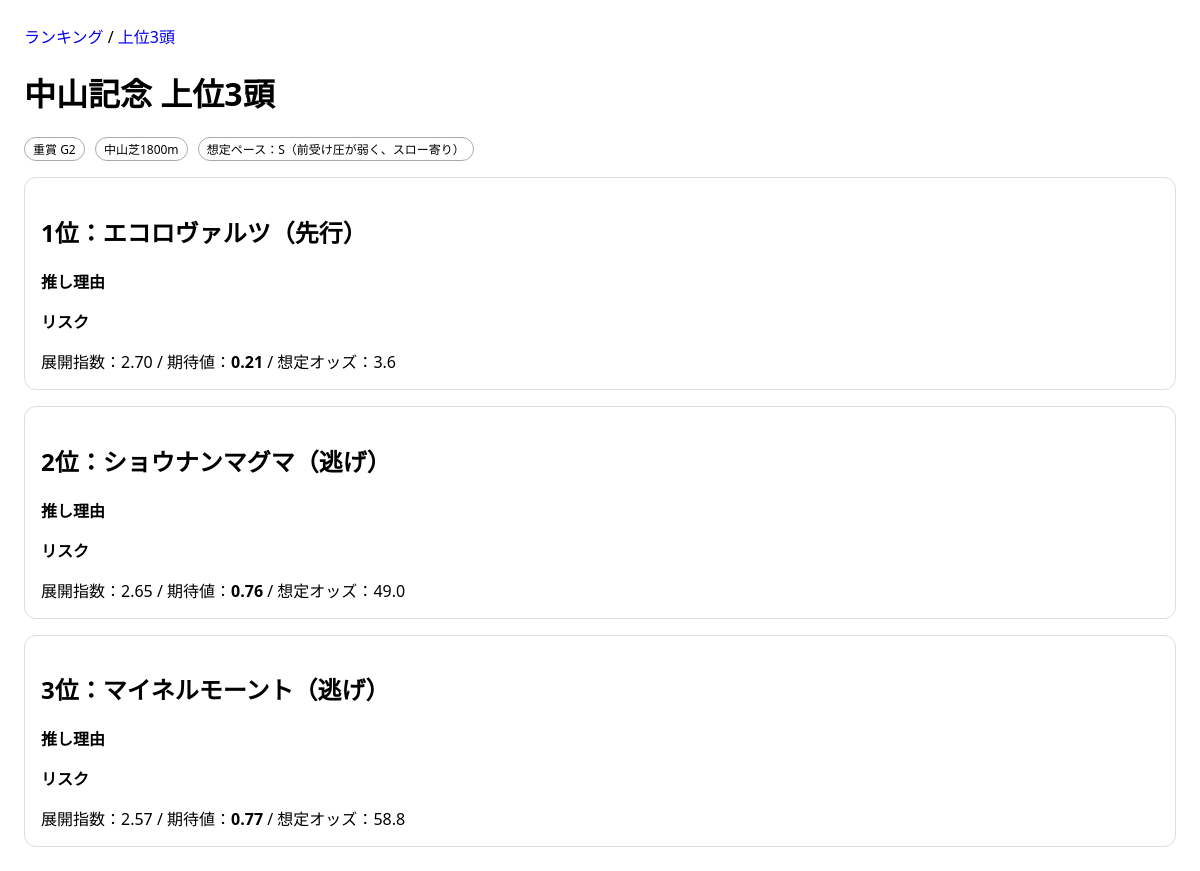
The page /top/ on the database as committed earlier.
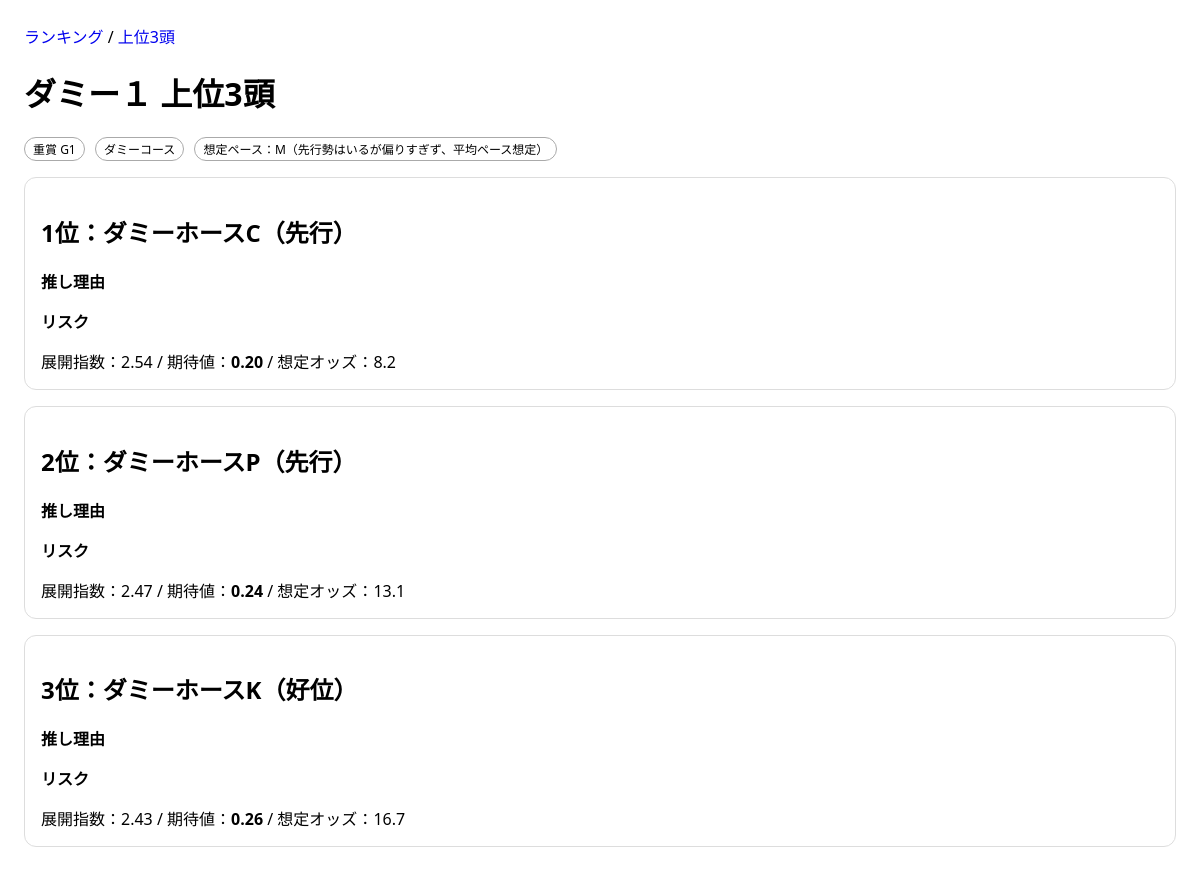
The same page on the database as committed later.
### keibaapp_1/models.py (models this page shows, shortened)
class Race(models.Model):
    GRADE_CHOICES = [("G1", "G1"), ("G2", "G2"), ("G3", "G3")]
    name = models.CharField(max_length=100)
    race_date = models.DateField()
    course = models.CharField(max_length=100)  # 例：東京 ダ1600
    grade = models.CharField(max_length=2, choices=GRADE_CHOICES)
    track_condition = models.CharField(max_length=10, blank=True, default="")  # 良/稍/重/不
    pace = models.CharField(max_length=1, blank=True, default="")  # S/M/H
    pace_comment = models.CharField(max_length=100, blank=True, default="")
    created_at = models.DateTimeField(auto_now_add=True)

class HorseEntry(models.Model):
    RUN_STYLE_CHOICES = [
        ("NIGE", "逃げ"),
        ("SENKO", "先行"),
        ("KOUI", "好位"),
        ("SASHI", "差し"),
        ("OIKOMI", "追込"),
        ("UNKNOWN", "不明"),
    ]
    race = models.ForeignKey(Race, on_delete=models.CASCADE, related_name="entries")
    horse_name = models.CharField(max_length=100)
    gate = models.PositiveIntegerField(default=0)    # 枠
    number = models.PositiveIntegerField(default=0)  # 馬番
    jockey = models.CharField(max_length=100, blank=True, default="")
    run_style = models.CharField(max_length=10, choices=RUN_STYLE_CHOICES, default="UNKNOWN")
    last1_agari_rank = models.PositiveIntegerField(null=True, blank=True)
    last2_agari_rank = models.PositiveIntegerField(null=True, blank=True)
    last3_agari_rank = models.PositiveIntegerField(null=True, blank=True)
    last1_agari_3f = models.FloatField(null=True, blank=True)
    last2_agari_3f = models.FloatField(null=True, blank=True)
    last3_agari_3f = models.FloatField(null=True, blank=True)
    last1_field_size = models.PositiveIntegerField(null=True, blank=True)
    last2_field_size = models.PositiveIntegerField(null=True, blank=True)
    last3_field_size = models.PositiveIntegerField(null=True, blank=True)
    last1_corner4_pos = models.PositiveIntegerField(null=True, blank=True)
    last2_corner4_pos = models.PositiveIntegerField(null=True, blank=True)
    last3_corner4_pos = models.PositiveIntegerField(null=True, blank=True)
    expected_odds = models.FloatField(null=True, blank=True)
    created_at = models.DateTimeField(auto_now_add=True)

### keibaapp_1/views.py (the view)
# urls.py: path("top/", views.top3_db),
def top3_db(request):
    race = get_selected_or_current_race(request)
    if not race:
        return render(request, "keibaapp_1/race_empty.html")
    entries = list(race.entries.all())
    analysis = analyze_entries(entries)
    rows_sorted = analysis["results"][:3]
    rows = []
    for i, r in enumerate(rows_sorted, start=1):
        rows.append({
            "rank": i,
            "horse_name": r["horse_name"],
            "style": display_run_style(r["run_style"]),
            "corner4_index": r["corner4_index"],
            "tempo": r["tempo"],
            "win_prob": r["pseudo_win_prob"],
            "ev": r["value_index"],
            "odds": r["expected_odds"],
        })
    return render(request, "keibaapp_1/top3_mock.html", {
        "race": {
            "name": race.name,
            "grade": race.grade,
            "course": race.course,
            "pace": analysis["pace"],
            "pace_comment": analysis["pace_comment"],
        },
        "rows": rows
    })

### keibaapp_1/services.py (called while the page is built)
def agari_rank_score(e: HorseEntry) -> Optional[int]:
    ranks = [
        e.last1_agari_rank,
        e.last2_agari_rank,
        e.last3_agari_rank
    ]
    ranks = [r for r in ranks if r is not None and r > 0]
    if not ranks:
        return None
    if 1 in ranks:
        return 3
    elif 2 in ranks:
        return 2
    elif 3 in ranks:
        return 1
    else:
        return 0

def calc_corner4_index(field_size: int, corner4_pos: int) -> Optional[float]:
    if not field_size or not corner4_pos:
        return None
    if field_size <= 1:
        return None
    if corner4_pos > field_size:
        return None
    return ((field_size - corner4_pos) / (field_size - 1)) * 100

def _corner4_pairs(entry: HorseEntry):
    return [
        (entry.last1_field_size, entry.last1_corner4_pos),
        (entry.last2_field_size, entry.last2_corner4_pos),
        (entry.last3_field_size, entry.last3_corner4_pos),
    ]

def avg_corner4_index(entry: HorseEntry) -> Optional[float]:
    values = []
    for field_size, pos in _corner4_pairs(entry):
        idx = calc_corner4_index(field_size, pos)
        if idx is not None:
            values.append(idx)
    if not values:
        return None
    return sum(values) / len(values)

def classify_run_style(entry: HorseEntry) -> str:
    m = calc_front_metrics(entry)
    avg_index = m["avg_index"]
    nige_rate = m["nige_rate"]
    front3_rate = m["front3_rate"]
    if avg_index is None:
        return "UNKNOWN"
    if nige_rate >= 0.5:
        return "NIGE"
    if avg_index >= 85 and front3_rate >= 0.67:
        return "NIGE"
    if avg_index >= 68:
        return "SENKO"
    if avg_index >= 50:
        return "KOUI"
    if avg_index >= 28:
        return "SASHI"
    return "OIKOMI"

def get_effective_run_style(entry: HorseEntry) -> str:
    auto_style = classify_run_style(entry)
    if auto_style != "UNKNOWN":
        return auto_style
    return entry.run_style or "UNKNOWN"

def display_run_style(style_code: str) -> str:
    table = {
        "NIGE": "逃げ",
        "SENKO": "先行",
        "KOUI": "好位",
        "SASHI": "差し",
        "OIKOMI": "追込",
        "UNKNOWN": "不明",
    }
    return table.get(style_code, "不明")

def _front_weight(style: str) -> float:
    return {
        "NIGE": 1.60,
        "SENKO": 1.10,
        "KOUI": 0.55,
        "SASHI": 0.10,
        "OIKOMI": 0.00,
        "UNKNOWN": 0.20,
    }.get(style, 0.20)

### keibaapp_1/templates/keibaapp_1/top3_mock.html (shortened to what this page needs)
{% extends "keibaapp_1/base.html" %}
{% block content %}
  <h1>{{ race.name }} 上位3頭</h1>
  <div class="meta">
    <span class="badge">重賞 {{ race.grade }}</span>
    <span class="badge">{{ race.course }}</span>
    <span class="badge">想定ペース：{{ race.pace }}（{{ race.pace_comment }}）</span>
  </div>
  {% for r in rows %}
    <div class="card">
      <h2>{{ r.rank }}位：{{ r.horse_name }}（{{ r.style }}）</h2>
      <b>推し理由</b>
      <b>リスク</b>
      <div class="numbers">
        展開指数：{{ r.tempo|floatformat:2 }} /
        期待値：<b>{{ r.ev|floatformat:2 }}</b> /
        想定オッズ：{{ r.odds }}
      </div>
    </div>
  {% endfor %}
{% endblock %}

### keibaapp_1/templates/keibaapp_1/base.html (shortened to what this page needs)
<!doctype html>
<html lang="ja">
<head>
</head>
<body>
  <div class="nav">
    <a href="/">ランキング</a> / <a href="/top/">上位3頭</a>
  </div>
  {% block content %}{% endblock %}
</body>
</html>

### keibaapp_1/templates/keibaapp_1/base.html (style rules this page uses)
body { font-family: system-ui, sans-serif; margin: 24px; }
.badge { display:inline-block; padding:2px 8px; border:1px solid #aaa; border-radius:999px; font-size:12px; margin-right:6px; }
.meta { margin: 8px 0 16px; }
.card { border:1px solid #ddd; border-radius:12px; padding:16px; margin:16px 0; }
a { text-decoration: none; }
.nav { margin-bottom: 14px; }

Rows that differ between the two databases and show on the page:
removed Race: name "中山記念", grade "G2", course "中山芝1800m"
removed HorseEntry: horse_name "エコロヴァルツ", odds "3.6"
removed HorseEntry: horse_name "ショウナンマグマ", odds "49.0"
removed HorseEntry: horse_name "マイネルモーント", odds "58.8"
added Race: name "ダミー１", grade "G1", course "ダミーコース"
added HorseEntry: horse_name "ダミーホースC", odds "8.2"
added HorseEntry: horse_name "ダミーホースP", odds "13.1"
added HorseEntry: horse_name "ダミーホースK", odds "16.7"
Other text that changed with them:
{{ race.pace }}: "S" → "M"
{{ race.pace_comment }}: "前受け圧が弱く、スロー寄り" → "先行勢はいるが偏りすぎず、平均ペース想定"
new list line: "1 位： （ 先行 ） 推し理由 リスク 展開指数： 2.54 / 期待値： 0.20 / 想定オッズ："
new list line: "2 位： （ 先行 ） 推し理由 リスク 展開指数： 2.47 / 期待値： 0.24 / 想定オッズ："
new list line: "3 位： （ 好位 ） 推し理由 リスク 展開指数： 2.43 / 期待値： 0.26 / 想定オッズ："
list line gone: "1 位： （ 先行 ） 推し理由 リスク 展開指数： 2.70 / 期待値： 0.21 / 想定オッズ："
list line gone: "2 位： （ 逃げ ） 推し理由 リスク 展開指数： 2.65 / 期待値： 0.76 / 想定オッズ："
list line gone: "3 位： （ 逃げ ） 推し理由 リスク 展開指数： 2.57 / 期待値： 0.77 / 想定オッズ："
